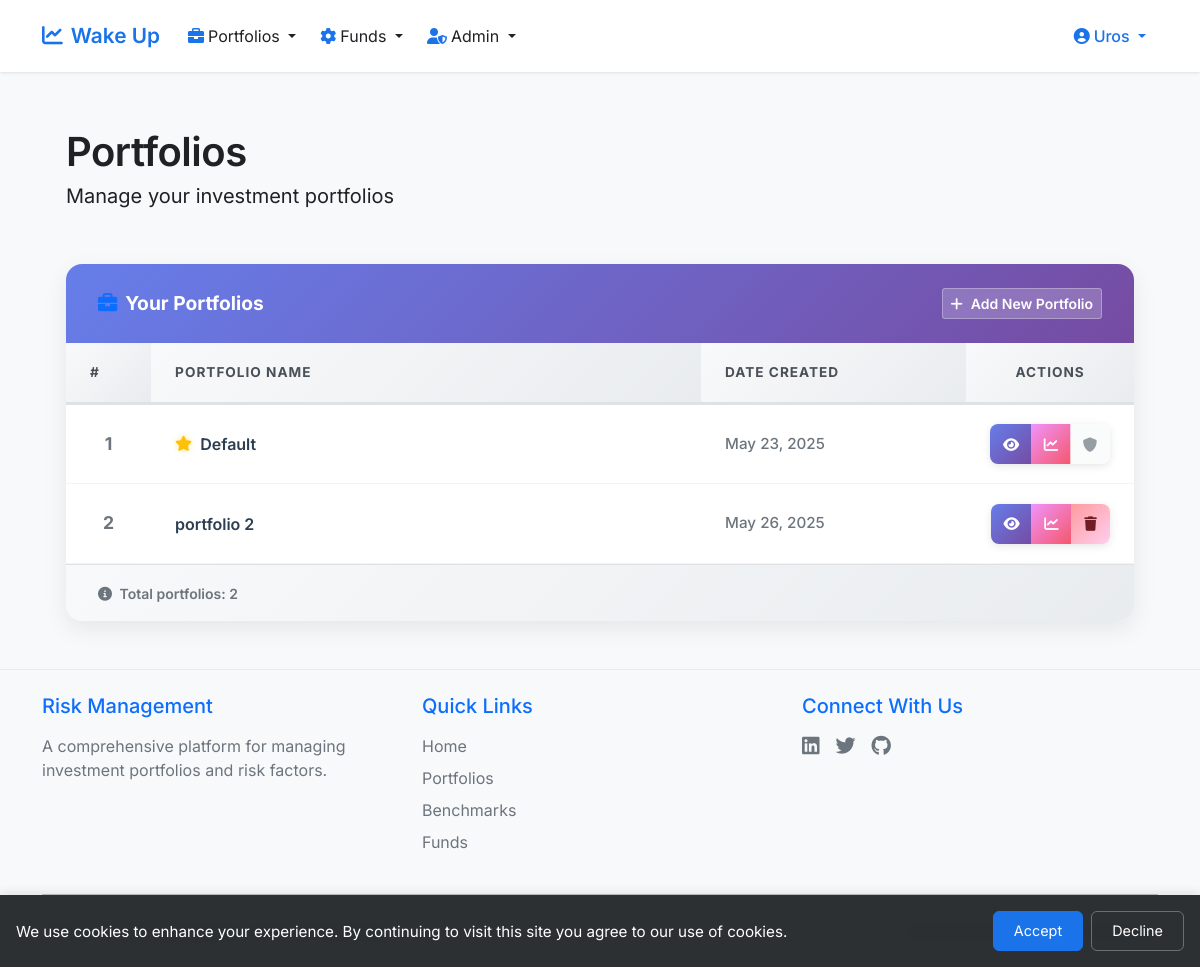
/portfolios (signed in), run on an earlier commit of the app's database.
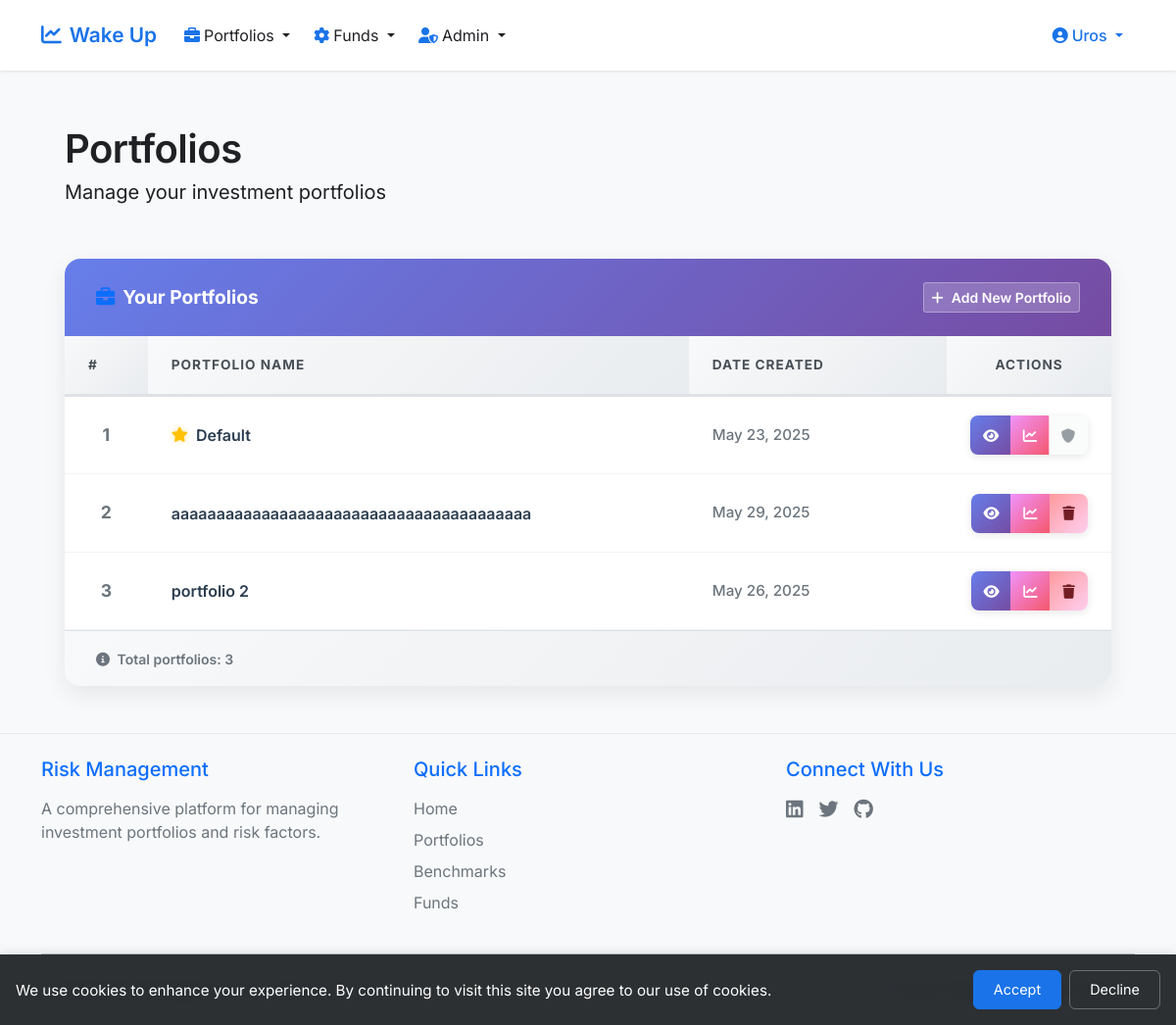
And on a later commit of the database.
### app.py (models this page shows, shortened)
class Portfolio(db.Model):
    __tablename__ = 'portfolio'
    id = db.Column(db.Integer, primary_key=True)
    portfolio_name = db.Column(db.String(40), nullable=False)
    user_id = db.Column(db.Integer, db.ForeignKey('user.id'), nullable=False)
    is_default = db.Column(db.Integer, nullable=False, default=0)
    paid_in = db.Column(db.Float, nullable=True, default=0.0)
    created_at = db.Column(db.DateTime, nullable=True, default=datetime.utcnow)
    __table_args__ = (
        db.UniqueConstraint('user_id', 'portfolio_name', name='unique_user_portfolio'),
    )

### app.py (the view)
@app.route('/portfolios')
@login_required
def get_portfolios():
    portfolios = Portfolio.query.filter_by(user_id=current_user.id).order_by(Portfolio.is_default.desc(), Portfolio.portfolio_name).all()
    return render_template('portfolios.html', portfolios=portfolios)

### app.py (called while the page is built)
@app.after_request
def add_security_headers(response):
    response.headers['X-Content-Type-Options'] = 'nosniff'
    response.headers['X-Frame-Options'] = 'SAMEORIGIN'
    response.headers['X-XSS-Protection'] = '1; mode=block'
    response.headers['Strict-Transport-Security'] = 'max-age=31536000; includeSubDomains'
    return response

@login_manager.user_loader
def load_user(user_id):
    return User.query.get(int(user_id))

def login_required(f):
    @wraps(f)
    def decorated_function(*args, **kwargs):
        if not current_user.is_authenticated:
            return redirect(url_for('login'))
        return f(*args, **kwargs)
    return decorated_function

@app.context_processor
def inject_now():
    return {'now': datetime.utcnow()}

    def is_admin(self):
        return self.user_type == 'admin'

### templates/portfolios.html (shortened to what the changed rows need)
{% extends "base.html" %}
{% block content %}
<div class="container-fluid px-4">
    <div class="header-section mb-4">
        <div class="d-flex flex-column">
            <h2 class="main-title">Portfolios</h2>
        </div>
    </div>
    <div class="card portfolio-card">
        <div class="card-body p-0">
            {% if portfolios %}
            <div class="table-responsive">
                <table class="table portfolio-table mb-0">
                    <thead>
                        <tr>
                            <th scope="col" style="width: 8%">#</th>
                            <th scope="col" style="width: 52%">Portfolio Name</th>
                            <th scope="col" style="width: 25%">Date Created</th>
                            <th scope="col" style="width: 15%" class="text-center">Actions</th>
                        </tr>
                    </thead>
                    <tbody>
                        {% for portfolio in portfolios %}
                        <tr class="portfolio-row">
                            <td class="row-number">{{ loop.index }}</td>
                            <td class="portfolio-name-cell">
                                <div class="d-flex align-items-center">
                                    {% if portfolio.is_default %}
                                    <i class="fas fa-star text-warning me-2" title="Default Portfolio"></i>
                                    {% endif %}
                                    <span class="portfolio-name">{{ portfolio.portfolio_name }}</span>
                                </div>
                            </td>
                            <td class="date-cell">
                                {{ portfolio.created_at.strftime('%B %d, %Y') if portfolio.created_at else 'N/A' }}
                            </td>
                            <td class="actions-cell">
                                <div class="btn-group action-buttons" role="group">
                                    <a href="{{ url_for('view_portfolio', id=portfolio.id) }}"
                                       class="btn btn-primary btn-sm action-btn"
                                       title="View Portfolio">
                                        <i class="fas fa-eye"></i>
                                    </a>
                                    <a href="{{ url_for('portfolio_strategy', id=portfolio.id) }}"
                                       class="btn btn-warning btn-sm action-btn"
                                       title="Portfolio Strategy">
                                        <i class="fas fa-chart-line"></i>
                                    </a>
                                    {% if not portfolio.is_default %}
                                    <form method="POST" action="{{ url_for('delete_portfolio', id=portfolio.id) }}"
                                          style="display: inline-block;"
                                          onsubmit="return confirm('Are you sure you want to delete this portfolio?')">
                                        <button type="submit" class="btn btn-danger btn-sm action-btn" title="Delete Portfolio">
                                            <i class="fas fa-trash"></i>
                                        </button>
                                    </form>
                                    {% else %}
                                    <button class="btn btn-outline-secondary btn-sm action-btn" disabled title="Cannot delete default portfolio">
                                        <i class="fas fa-shield-alt"></i>
                                    </button>
                                    {% endif %}
                                </div>
                            </td>
                        </tr>
                        {% endfor %}
                    </tbody>
                </table>
            </div>
            {% endif %}
        </div>
        {% if portfolios %}
        <div class="card-footer">
            <small class="text-muted portfolio-count">
                <i class="fas fa-info-circle me-1"></i>
                Total portfolios: {{ portfolios|length }}
            </small>
        </div>
        {% endif %}
    </div>
</div>
{% endblock %}

### templates/base.html (shortened to what the changed rows need)
<!DOCTYPE html>
<html lang="en">
<head>
    <link href="https://cdn.jsdelivr.net/npm/bootstrap@5.1.3/dist/css/bootstrap.min.css" rel="stylesheet">
    <link href="https://cdnjs.cloudflare.com/ajax/libs/font-awesome/6.0.0/css/all.min.css" rel="stylesheet">
</head>
<body>
    <div class="main-content">
        <div class="container mt-4 pb-5">
            {% block content %}{% endblock %}
        </div>
    </div>
    <footer class="footer mt-auto py-4 bg-light">
        <div class="container">
            <div class="row">
                <div class="col-md-4 mb-3 mb-md-0">
                </div>
                <div class="col-md-4 mb-3 mb-md-0">
                </div>
                <div class="col-md-4">
                </div>
            </div>
            <hr class="my-4">
            <div class="row align-items-center">
                <div class="col-md-6 text-center text-md-start">
                </div>
                <div class="col-md-6 text-center text-md-end">
                </div>
            </div>
        </div>
    </footer>
</body>
</html>

What changed in the data, as far as the page shows it:
added Portfolio: portfolio_name "aaaaaaaaaaaaaaaaaaaaaaaaaaaaaaaaaaaaaaaa", created_at "May 29, 2025"
Also different on the page:
{{ portfolios|length }}: "2" → "3"
